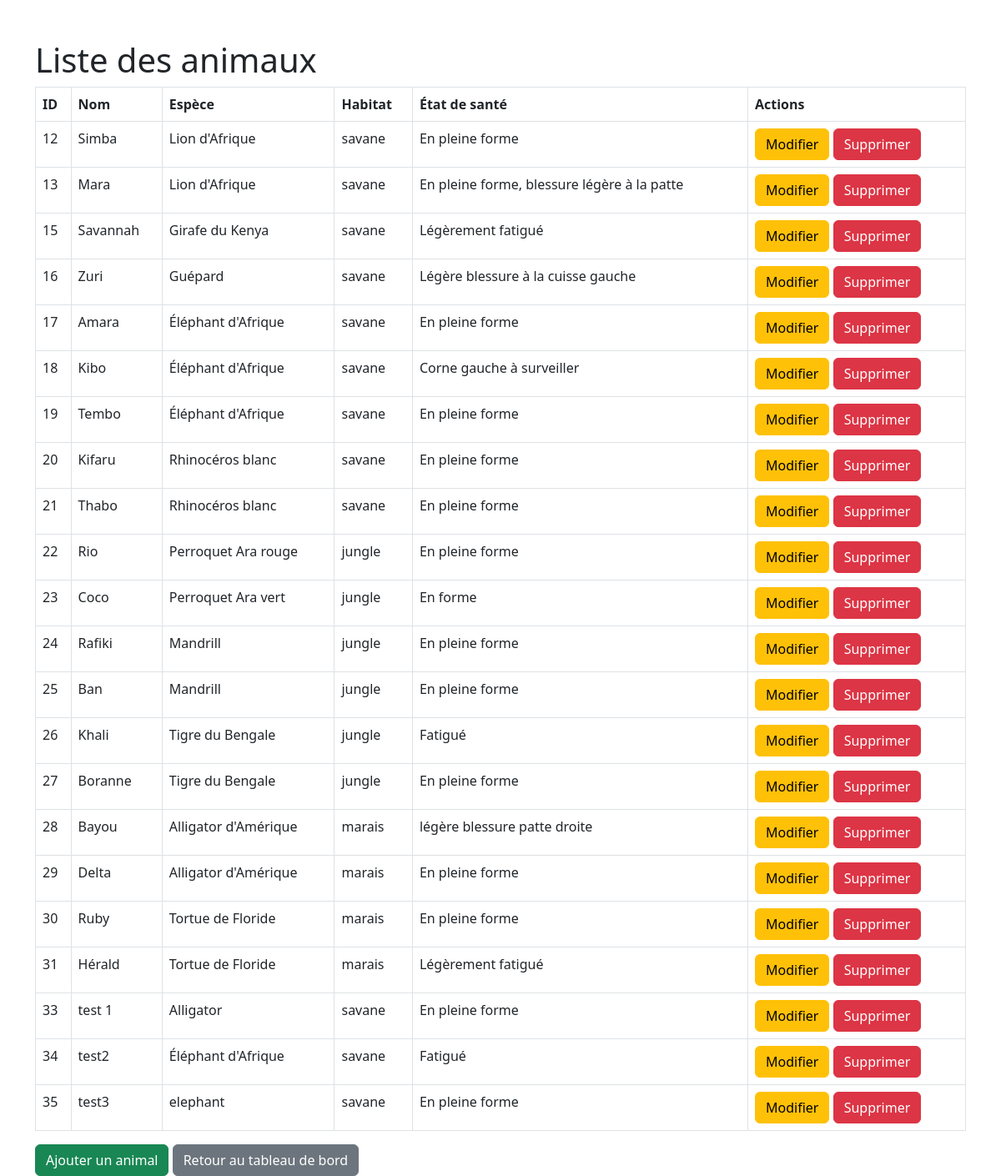
The app's page /manage_animals.php, older data.
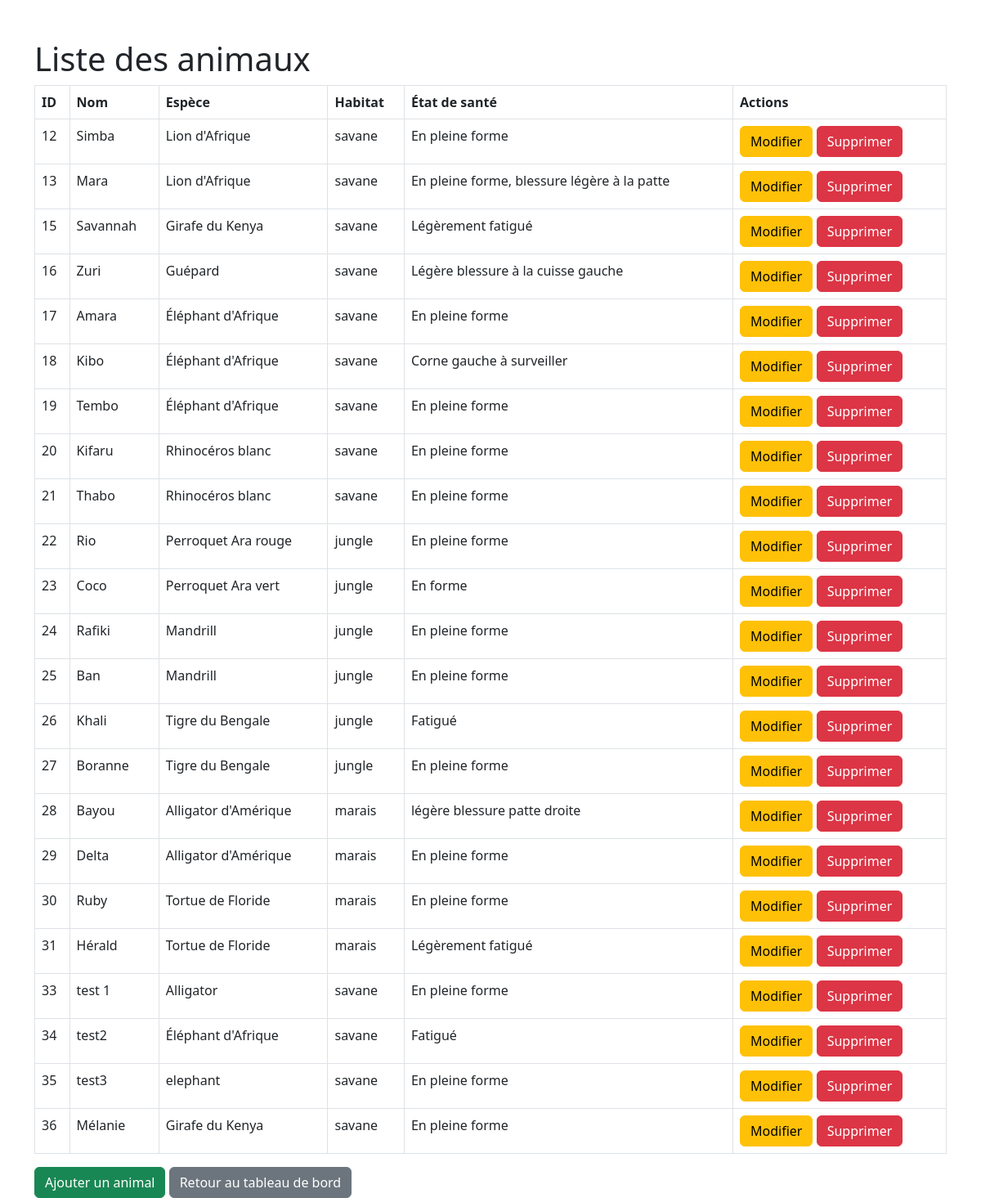
The same page, newer data.
### tables this page shows
CREATE TABLE `animals` (
  `id` int NOT NULL AUTO_INCREMENT,
  `name` varchar(255) NOT NULL,
  `race` varchar(255) NOT NULL,
  `habitat` varchar(255) NOT NULL,
  `health` varchar(255) NOT NULL,
  `food` varchar(255) NOT NULL,
  `food_quantity` float NOT NULL,
  `last_checkup` date NOT NULL,
  `image` varchar(255) DEFAULT NULL,
  `food_unit` varchar(10) DEFAULT NULL,
  PRIMARY KEY (`id`)
);

### manage_animals.php (the view, shortened to what this page needs)
<?php
require 'db.php';
$animals = $pdo->prepare("SELECT * FROM animals");
$animals->execute();
$animalList = $animals->fetchAll();
?>
<!DOCTYPE html>
<html lang="fr">
<head>
    <link href="https://cdn.jsdelivr.net/npm/bootstrap@5.3.0/dist/css/bootstrap.min.css" rel="stylesheet">
</head>
<body>
    <div class="container mt-5">
        <h1>Liste des animaux</h1>
        <table class="table table-bordered">
            <thead>
                <tr>
                    <th>ID</th>
                    <th>Nom</th>
                    <th>Espèce</th>
                    <th>Habitat</th>
                    <th>État de santé</th>
                    <th>Actions</th>
                </tr>
            </thead>
            <tbody>
                <?php foreach ($animalList as $animal): ?>
                <tr>
                    <td><?php echo $animal['id']; ?></td>
                    <td><?php echo $animal['name']; ?></td>
                    <td><?php echo $animal['race']; ?></td>
                    <td><?php echo $animal['habitat']; ?></td>
                    <td><?php echo $animal['health']; ?></td>
                    <td>
                        <a href="edit_animal.php?id=<?php echo $animal['id']; ?>" class="btn btn-warning">Modifier</a>
                        <form method="POST" action="" style="display:inline;">
                            <button type="submit" class="btn btn-danger">Supprimer</button>
                        </form>
                    </td>
                </tr>
                <?php endforeach; ?>
            </tbody>
        </table>
        <a href="add_animal.php" class="btn btn-success">Ajouter un animal</a>
        <a href="admin_dashboard.php" class="btn btn-secondary">Retour au tableau de bord</a>
    </div>
</body>
</html>

Row changes from the older to the newer data that the page shows:
added animals: id "36", name "Mélanie", race "Girafe du Kenya", habitat "savane", health "En pleine forme"
